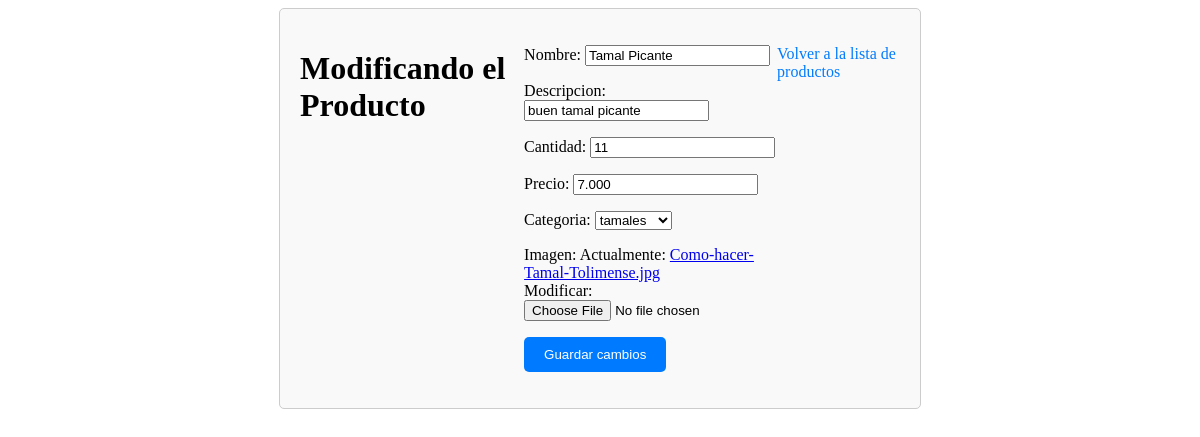
The app's page /producto/3/editar/ with its own data.
### tamaleria/models.py (models this page shows, shortened)
class Producto(models.Model):
    nombre = models.CharField(max_length=100)
    descripcion = models.CharField(max_length=500)
    cantidad = models.PositiveIntegerField()
    precio = models.DecimalField(max_digits=10, decimal_places=3, validators=[MinValueValidator(0)])
    categoria = models.ForeignKey(Categoria, on_delete=models.CASCADE, null=True)
    imagen = models.ImageField()

class Categoria(models.Model):
    nombre = models.CharField(max_length=100, unique=True)
    def __str__( self ):
        return self.nombre

### tamaleria/views.py (the view)
# urls.py: path('producto/<int:producto_id>/editar/', views.editar_producto, name='editar_producto'),
def editar_producto(request, producto_id):
    producto = get_object_or_404(Producto, pk=producto_id)
    if request.method == 'POST':
        form = FormProducto(request.POST, request.FILES, instance=producto)
        if form.is_valid():
            form.save()
            return redirect('producto')
    else:
        form = FormProducto(instance=producto)
    return render(request, 'productos/editar_producto.html', {
        'form': form
    })

### tamaleria/forms.py
class FormProducto(forms.ModelForm):
    class Meta:
        model = Producto
        fields = '__all__'

### tamaleria/templates/productos/editar_producto.html (shortened to what this page needs)
{% block content %}
<div class="product-edit">
    <h1>Modificando el Producto</h1>
    <form method="post" class="edit-form">
        {{ form.as_p }}
        <button type="submit" class="submit-button">Guardar cambios</button>
    </form>
    <p><a href="{% url 'producto' %}" class="back-link">Volver a la lista de productos</a></p>
</div>
{% endblock %}

### tamaleria/templates/productos/editar_producto.html (style rules this page uses)
.product-edit { display: flex; max-width: 600px; margin: 0 auto; padding: 20px; border: 1px solid #ccc; border-radius: 5px; background-color: #f9f9f9; }
.back-link { text-decoration: none; color: #007bff; }
.submit-button { background-color: #007bff; color: #fff; border: none; padding: 10px 20px; border-radius: 5px; cursor: pointer; }

### records on screen
Producto: nombre "Tamal Picante", descripcion "buen tamal picante", cantidad "11", precio "7.000", categoria "tamales"
